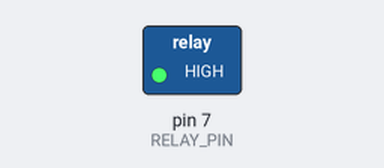
Bench run of a sketch on a simulated Arduino Uno, built with avr-gcc and run on an emulated ATmega328P. Parts: switched loads named in the sketch (green lamp = pin HIGH). Dashed ring = blinking.

Above: at 0.5 s.
Timing chart, 0 to 4.6 s (numbered marks = the images above):
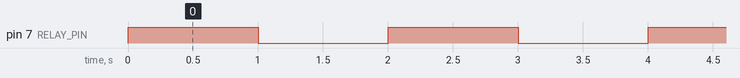

Measured:
- by itself, pin 7 (RELAY_PIN): alternates HIGH for 1.0 s and LOW for 1.0 s

The sketch:

relay_test.ino
```cpp
// Test code for electromagnet relay activation
#define RELAY_PIN 7

void relay_activate()
{
  digitalWrite(RELAY_PIN, HIGH);
}

void relay_deactivate()
{
  digitalWrite(RELAY_PIN, LOW);
}

void setup() {

  pinMode(RELAY_PIN, OUTPUT);
}

void loop() {
  relay_activate();   // turn the LED on (HIGH is the voltage level)
  delay(1000);                       // wait for a second
  relay_deactivate();    // turn the LED off by making the voltage LOW
  delay(1000);                       // wait for a second
}
```
